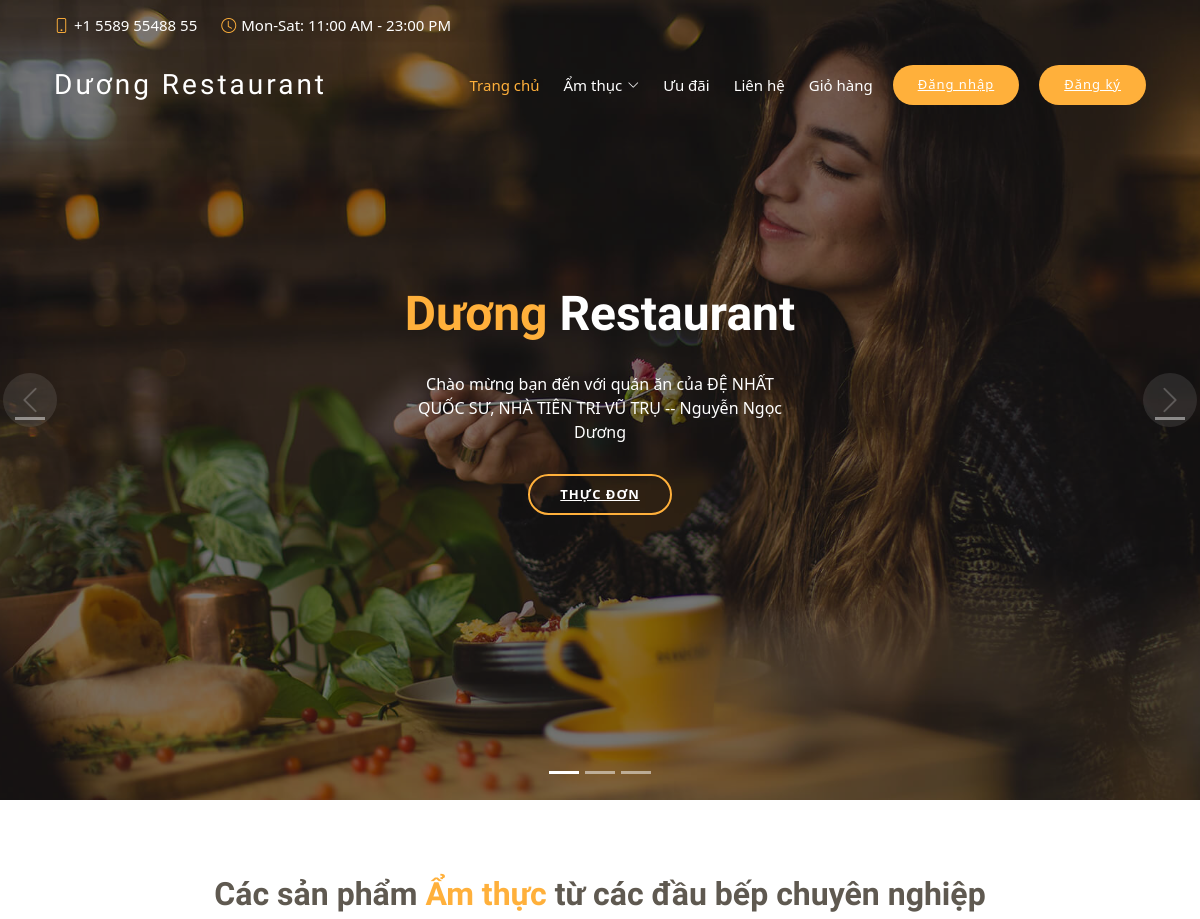
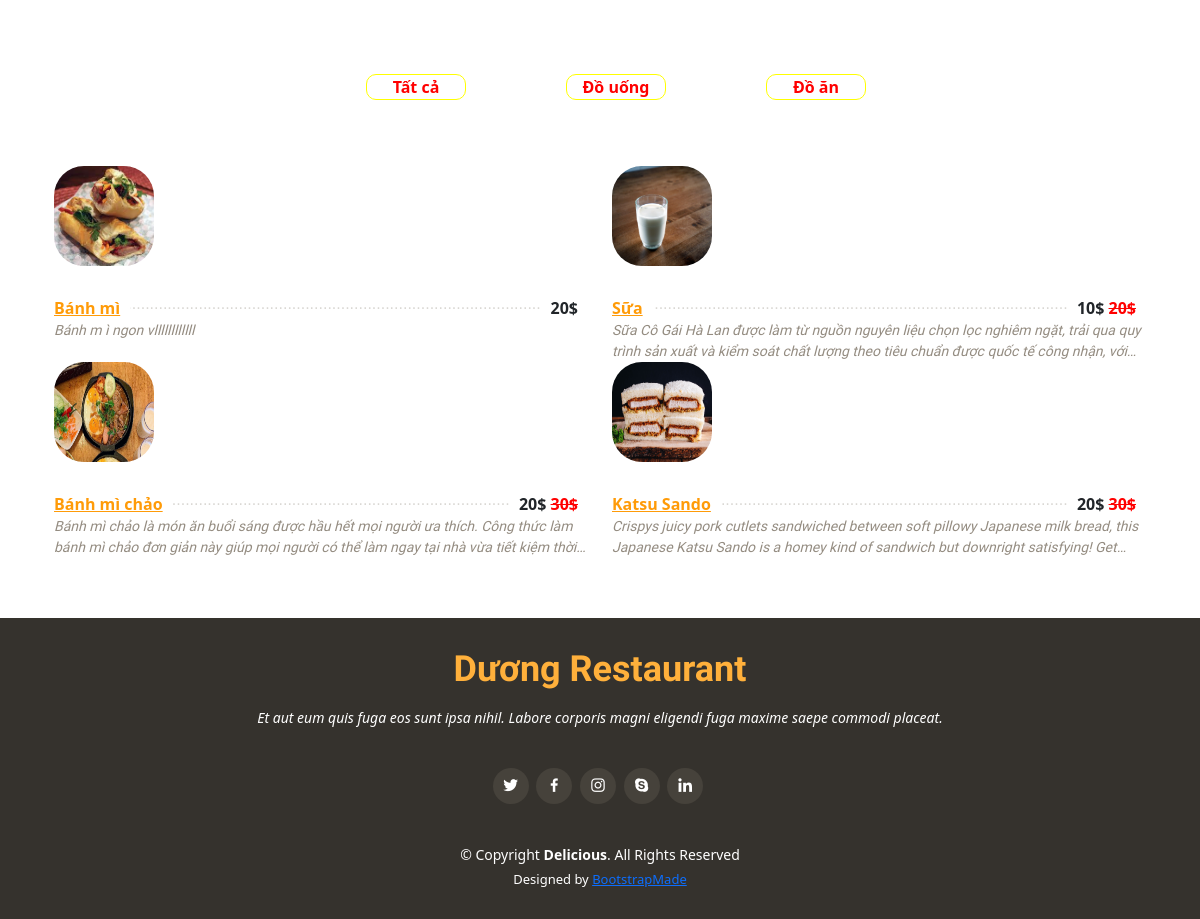
/duong/index.php?act=amthuc, run on the app's committed database (2 pictures, top to bottom).
### tables this page shows
CREATE TABLE `danhmuc` (
  `id_dm` int(11) NOT NULL,
  `ten_dm` varchar(255) NOT NULL,
  `anh_dm` varchar(255) DEFAULT NULL
);

CREATE TABLE `sanpham` (
  `id_sp` int(11) NOT NULL,
  `ten_sp` varchar(255) NOT NULL,
  `anh` varchar(255) DEFAULT NULL,
  `gia` int(11) NOT NULL,
  `mota` text NOT NULL,
  `luotmua` int(11) NOT NULL DEFAULT 0,
  `luotxem` int(50) NOT NULL DEFAULT 0,
  `id_dm` int(11) NOT NULL COMMENT 'id danh mục',
  `ud` enum('0','1') NOT NULL DEFAULT '0' COMMENT '0:không ưu đãi\r\n1:có ưu đãi',
  `giatri_ud` int(11) DEFAULT NULL COMMENT 'Giá ưu đãi'
);

### duong/model/pdo.php (called while the page is built, shortened)
<?php
function pdo_get_connection(){
    $dburl = "mysql:host=localhost;dbname=nhomduong;charset=utf8";
    $username = 'root';
    $password = '';
    $conn = new PDO($dburl, $username, $password);
    $conn->setAttribute(PDO::ATTR_ERRMODE, PDO::ERRMODE_EXCEPTION);
    return $conn;
}
function pdo_query($sql){
    $sql_args = array_slice(func_get_args(), 1);
    try{
        $conn = pdo_get_connection();
        $stmt = $conn->prepare($sql);
        $stmt->execute($sql_args);
        $rows = $stmt->fetchAll();
        return $rows;
    }
    catch(PDOException $e){
        throw $e;
    }
    finally{
        unset($conn);
    }
}

### duong/model/amthuc.php (called while the page is built, shortened)
<?php
function list_danhmuc(){
    $sql = "SELECT * FROM danhmuc";
	$listdm = pdo_query($sql);
    return $listdm;
}
function list_sp($id){
    if($id==1){
        $sql = "SELECT * FROM sanpham ORDER BY luotxem DESC LIMIT 0,10";
    }if($id==0){
        $sql = "SELECT * FROM sanpham";
    }else{
        $sql = "SELECT * FROM sanpham WHERE id_dm=".$id;
    }
    $listsp = pdo_query($sql);
    return $listsp;
}
?>

### duong/amthuc/list.php (the view, shortened to what this page needs)
<section id="menu" class="menu">
    <div class="container amthuc" id="amthuc">
      <div class="section-title " >
        <h2>Các sản phẩm <span>Ẩm thực</span> từ các đầu bếp chuyên nghiệp</h2>
      </div>
      <div class="row">
        <div class="col-lg-12 d-flex justify-content-center">
          <ul id="menu" style="display: flex;list-style-type: none;">
            <li style="margin: 50px;text-decoration: none;border: 1px solid yellow;border-radius: 10px;width: 100px;text-align: center;"><a style="text-decoration: none;color: red;"  href="index.php?act=amthuc&&id=0#amthuc"><strong>Tất cả</strong></a></li>
            <?php
              foreach($listdm as $dm){
                  extract($dm);
                  echo '<li style="margin: 50px;text-decoration: none;border: 1px solid yellow;border-radius: 10px;width: 100px;text-align: center;"><a href="index.php?act=amthuc&&id='.$id_dm.'#amthuc" style="text-decoration: none;color: red;"><strong>'.$ten_dm.'</strong></a></li>';
              }
              ?>
          </ul>
        </div>
      </div>
      <div class="row menu-container">
      <?php
          foreach($listsp as $sp){
              extract($sp);
              if($ud==0){
                $giaud = "";
              }if($ud==1){
                $giaud = $giatri_ud.'$';
              }
              echo '<div class="col-lg-6 menu-item filter-starters">
              <img style="width: 100px;height: 100px;border-radius: 30px;" src="../img/'.$anh.'"  alt="">
              <div class="menu-content">
                <a style="font-weight: 700;" href="index.php?act=chitietsanpham&&idsp='.$id_sp.'&&iddm='.$id_dm.'&&luotxem='.$luotxem.'#ctsp">'.$ten_sp.'</a><span>'.$gia.'$ <s class="red">'.$giaud.'</s></span>
              </div>
              <div class="menu-ingredients long">
                '.$mota.'
              </div>
            </div>';
          }
      ?>
      </div>
    </div>
  </section>

### duong/assets/css/style.css (style rules this page uses)
body { font-family: "Poppins", sans-serif; color: #444444; }
a { text-decoration: none; color: #ffb03b; }
h1, h2, h3, h4, h5, h6 { font-family: "Satisfy", sans-serif; }
section { padding: 60px 0; }
.section-title { text-align: center; padding-bottom: 30px; }
.section-title h2 { margin: 15px 0 0 0; font-size: 32px; font-weight: 700; color: #5f5950; }
.section-title h2 span { color: #ffb03b; }
.menu .menu-content { margin-top: 30px; overflow: hidden; display: flex; justify-content: space-between; position: relative; }
.menu .menu-content::after { content: "......................................................................" "...................................................................." "...................................................................."; position: absolute; left: 20px; right: 0; top: -4px; z-index: 1; color: #dad8d4; font-family: Arial, "Helvetica Neue", Helvetica, sans-serif; }
.menu .menu-content a { padding-right: 10px; background: #fff; position: relative; z-index: 3; font-weight: 700; color: #ff9b08; }
.menu .menu-content span { background: #fff; position: relative; z-index: 3; padding: 0 10px; font-weight: 600; }
.menu .menu-ingredients { font-style: italic; font-size: 14px; font-family: "Comic Neue", sans-serif; color: #948c81; }

### duong/amthuc/list.php (style rules this page uses)
.long { overflow: hidden; display: -webkit-box; -webkit-line-clamp: 2; line-clamp: 2; -webkit-box-orient: vertical; }
.red { color: red; }

### data on the page
danhmuc: ten_dm "Đồ uống"
danhmuc: ten_dm "Đồ ăn"
sanpham: anh (picture), ten_sp "Bánh mì", gia "20", mota "Bánh m ì ngon vllllllllllll"
sanpham: anh (picture), ten_sp "Sữa", gia "10", giatri_ud "20$", mota "Sữa Cô Gái Hà Lan được làm từ nguồn nguyên liệu chọn lọc nghiêm ngặt, trải qua quy trình sản xuất và kiểm soát chất lượng theo tiêu chuẩn được quốc tế công nhận,…"
sanpham: anh (picture), ten_sp "Bánh mì chảo", gia "20", giatri_ud "30$", mota "Bánh mì chảo là món ăn buổi sáng được hầu hết mọi người ưa thích. Công thức làm bánh mì chảo đơn giản này giúp mọi người có thể làm ngay tại nhà vừa tiết kiệm…"
sanpham: anh (picture), ten_sp "Katsu Sando", gia "20", mota "Crispys juicy pork cutlets sandwiched between soft pillowy Japanese milk bread, this Japanese Katsu Sando is a homey kind of sandwich but downright satisfying!…"
